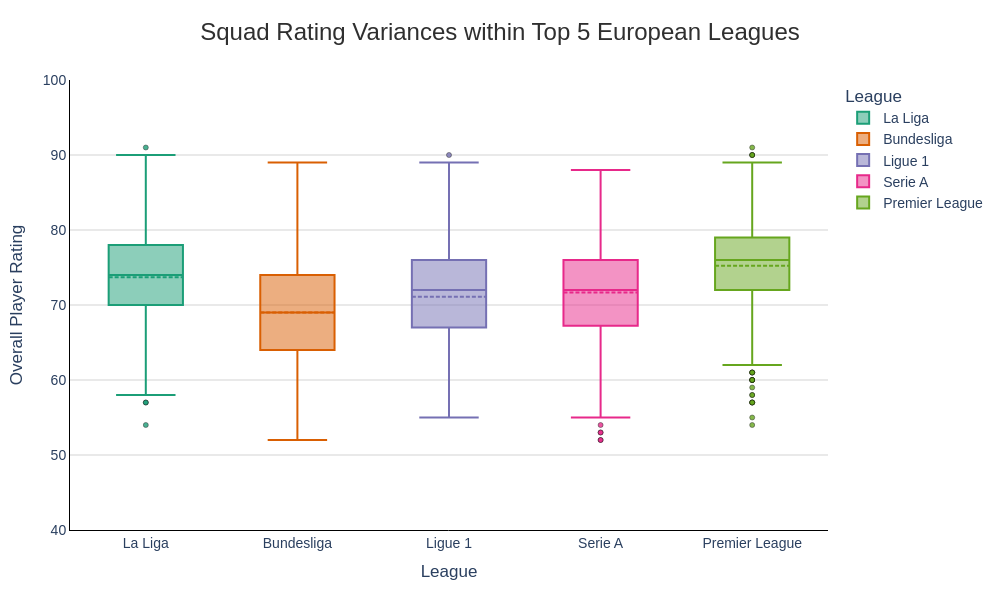

The code cell stored with this chart in its notebook:
### Code cell
# 5. Squad Rating Variances within Leagues-It compares how player overall ratings are distributed within each league.
fig=px.box(
    df_top5,
    x='league_name',
    y='overall',
    color='league_name',
    template='plotly_white',
    title='Squad Rating Variances within Top 5 European Leagues',
    points="outliers",
    color_discrete_sequence=px.colors.qualitative.Dark2,
    hover_data=['short_name','club_name','age','overall']
)
fig.update_traces(
    hovertemplate=
    '<b>%{customdata[0]}</b><br>'+ # custom data contains columns you specified in hover_data
    '<b>Club:%{customdata[1]}<br>'+
    "League: %{x}<br>" +
    "Overall Rating: %{y}<br>" +
    "Age: %{customdata[2]}<extra></extra>",
    boxmean=True,
    whiskerwidth=0.8,
    marker=dict(
        size=5,
        opacity=0.8,
        line=dict(
            color='black',
            width=0.5
        )

    )
)
fig.update_layout(
    title=dict(
        text='Squad Rating Variances within Top 5 European Leagues',
        x=0.5,
        font=dict(
            family='Arial',
            size=24,
            color="#2F2F2F"
        )
    ),
    xaxis_title='League',
    yaxis_title='Overall Player Rating',
    font=dict(
        family='Arial',
        size=14
    ),
    height=600,
    width=1000,
    legend_title="League",

    margin=dict(
        l=70,
        r=40,
        t=80,
        b=70
    ),

    hovermode="closest"
)
fig.update_xaxes(
    showgrid=False,
    showline=True,
    linecolor='black',
    linewidth=1
)
fig.update_yaxes(
    showgrid=True,
    gridcolor="lightgray",
    gridwidth=1,
    zeroline=False,
    showline=True,
    linewidth=1,
    linecolor="black",
    range=[40, 100]
)
fig.show()

### Figure 1 — Plotly figure (JSON) as saved in the notebook; plotly's stock layout.template omitted (floating-point values rounded to 4 significant figures; data arrays with more than 128 entries replaced by an {"elided": "..."} marker saying what was removed)
{"data": [{"alignmentgroup": "True", "boxmean": true, "boxpoints": "outliers", "customdata": {"elided": "554x3 mixed values"}, "hovertemplate": "<b>%{customdata[0]}</b><br><b>Club:%{customdata[1]}<br>League: %{x}<br>Overall Rating: %{y}<br>Age: %{customdata[2]}<extra></extra>", "legendgroup": "La Liga", "marker": {"color": "rgb(27,158,119)", "line": {"color": "black", "width": 0.5}, "opacity": 0.8, "size": 5}, "name": "La Liga", "notched": false, "offsetgroup": "La Liga", "orientation": "v", "showlegend": true, "type": "box", "whiskerwidth": 0.8, "x": {"elided": "554 str values"}, "x0": " ", "xaxis": "x", "y": {"elided": "554 int values"}, "y0": " ", "yaxis": "y"}, {"alignmentgroup": "True", "boxmean": true, "boxpoints": "outliers", "customdata": {"elided": "866x3 mixed values"}, "hovertemplate": "<b>%{customdata[0]}</b><br><b>Club:%{customdata[1]}<br>League: %{x}<br>Overall Rating: %{y}<br>Age: %{customdata[2]}<extra></extra>", "legendgroup": "Bundesliga", "marker": {"color": "rgb(217,95,2)", "line": {"color": "black", "width": 0.5}, "opacity": 0.8, "size": 5}, "name": "Bundesliga", "notched": false, "offsetgroup": "Bundesliga", "orientation": "v", "showlegend": true, "type": "box", "whiskerwidth": 0.8, "x": {"elided": "866 str values"}, "x0": " ", "xaxis": "x", "y": {"elided": "866 int values"}, "y0": " ", "yaxis": "y"}, {"alignmentgroup": "True", "boxmean": true, "boxpoints": "outliers", "customdata": {"elided": "488x3 mixed values"}, "hovertemplate": "<b>%{customdata[0]}</b><br><b>Club:%{customdata[1]}<br>League: %{x}<br>Overall Rating: %{y}<br>Age: %{customdata[2]}<extra></extra>", "legendgroup": "Ligue 1", "marker": {"color": "rgb(117,112,179)", "line": {"color": "black", "width": 0.5}, "opacity": 0.8, "size": 5}, "name": "Ligue 1", "notched": false, "offsetgroup": "Ligue 1", "orientation": "v", "showlegend": true, "type": "box", "whiskerwidth": 0.8, "x": {"elided": "488 str values"}, "x0": " ", "xaxis": "x", "y": {"elided": "488 int values"}, "y0": " ", "yaxis": "y"}, {"alignmentgroup": "True", "boxmean": true, "boxpoints": "outliers", "customdata": {"elided": "687x3 mixed values"}, "hovertemplate": "<b>%{customdata[0]}</b><br><b>Club:%{customdata[1]}<br>League: %{x}<br>Overall Rating: %{y}<br>Age: %{customdata[2]}<extra></extra>", "legendgroup": "Serie A", "marker": {"color": "rgb(231,41,138)", "line": {"color": "black", "width": 0.5}, "opacity": 0.8, "size": 5}, "name": "Serie A", "notched": false, "offsetgroup": "Serie A", "orientation": "v", "showlegend": true, "type": "box", "whiskerwidth": 0.8, "x": {"elided": "687 str values"}, "x0": " ", "xaxis": "x", "y": {"elided": "687 int values"}, "y0": " ", "yaxis": "y"}, {"alignmentgroup": "True", "boxmean": true, "boxpoints": "outliers", "customdata": {"elided": "609x3 mixed values"}, "hovertemplate": "<b>%{customdata[0]}</b><br><b>Club:%{customdata[1]}<br>League: %{x}<br>Overall Rating: %{y}<br>Age: %{customdata[2]}<extra></extra>", "legendgroup": "Premier League", "marker": {"color": "rgb(102,166,30)", "line": {"color": "black", "width": 0.5}, "opacity": 0.8, "size": 5}, "name": "Premier League", "notched": false, "offsetgroup": "Premier League", "orientation": "v", "showlegend": true, "type": "box", "whiskerwidth": 0.8, "x": {"elided": "609 str values"}, "x0": " ", "xaxis": "x", "y": {"elided": "609 int values"}, "y0": " ", "yaxis": "y"}], "layout": {"boxmode": "overlay", "font": {"family": "Arial", "size": 14}, "height": 600, "hovermode": "closest", "legend": {"title": {"text": "League"}, "tracegroupgap": 0}, "margin": {"b": 70, "l": 70, "r": 40, "t": 80}, "title": {"font": {"color": "#2F2F2F", "family": "Arial", "size": 24}, "text": "Squad Rating Variances within Top 5 European Leagues", "x": 0.5}, "width": 1000, "xaxis": {"anchor": "y", "categoryarray": ["La Liga", "Bundesliga", "Ligue 1", "Serie A", "Premier League"], "categoryorder": "array", "domain": [0, 1], "linecolor": "black", "linewidth": 1, "showgrid": false, "showline": true, "title": {"text": "League"}}, "yaxis": {"anchor": "x", "domain": [0, 1], "gridcolor": "lightgray", "gridwidth": 1, "linecolor": "black", "linewidth": 1, "range": [40, 100], "showgrid": true, "showline": true, "title": {"text": "Overall Player Rating"}, "zeroline": false}}}
